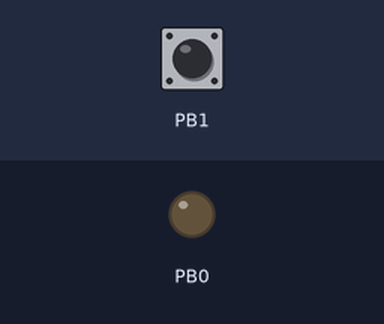
Recording of a sketch running on a simulated ATtiny85, built with avr-gcc and run on an emulated ATtiny85. Parts: output pins drawn as LEDs (lit = HIGH). Inputs (shaded band) come from the test bench; at power-on: PB1 HIGH. Sleep ends after the set time or at an interrupt.

Above: at 5.0 s.
5.1 s: PB1 pulled LOW for 0.15 s
At 6.3 s:
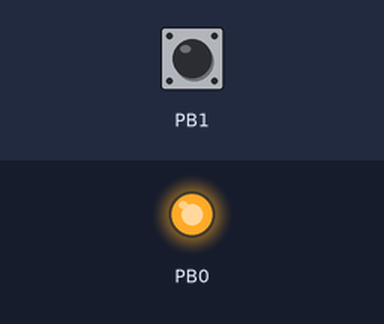
6.7 s: PB1 pulled LOW for 1 s
At 7.8 s:
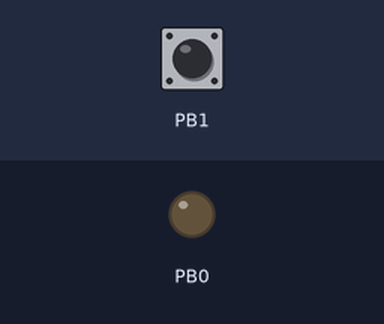
9.2 s: PB1 pulled LOW for 3.2 s
At 9.7 s:
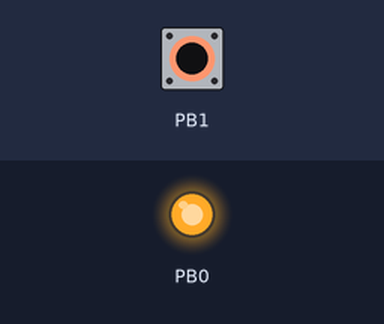
Timing chart, 0 to 12.2 s (numbered marks = the images above; inputs shaded):
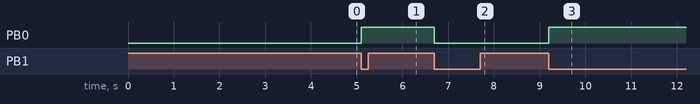

The sketch:

INT0.ino
```cpp
#include <avr/io.h>
#include <avr/interrupt.h>
#include <avr/sleep.h>

volatile uint8_t wake_flag = 0;

ISR(PCINT0_vect) {
    wake_flag = 1;
}

int main(void) {
    DDRB |= (1 << PB0);    // Пин светодиода на выход (PB0)
    DDRB &= ~(1 << PB1);   // Пин кнопки на вход (PB1)
    PORTB |= (1 << PB1);   // Включаем внутренний подтягивающий резистор на PB1

    // Включаем прерывание по изменению состояния пинов
    GIMSK |= (1 << PCIE);
    PCMSK |= (1 << PCINT1); // Устанавливаем маску для PB1 (PCINT1)

    set_sleep_mode(SLEEP_MODE_PWR_DOWN);
    sei();                  // Разрешаем глобальные прерывания

    while (1) {
        if (wake_flag) {
            // Фильтр помех: ждем несколько микросекунд и перепроверяем пин.
            // Если это был всплеск помех, пин уже будет высоким (1).
            for (volatile uint16_t i = 0; i < 200; i++) {
                // Короткое неблокирующее окно стабилизации
            }

            // Если пин все еще LOW, это настоящее нажатие кнопки
            if (!(PINB & (1 << PB1))) {
                PORTB ^= (1 << PB0); // Переключаем светодиод

                // Ждем физического отпускания кнопки (пин становится высоким)
                while (!(PINB & (1 << PB1))) {
                    // Ожидание отпускания
                }
            }

            wake_flag = 0;
        }

        // Уходим в режим глубокого сна
        sleep_enable();
        sleep_cpu();        // Процессор спит здесь, ток падает до ~0.1 мкА
        sleep_disable();
    }
}
```

Measured:
- after the input at 5.1 s, PB0: LOW → HIGH at once
- after the input at 6.7 s, PB0: HIGH → LOW at once
- after the input at 9.2 s, PB0: LOW → HIGH at once
